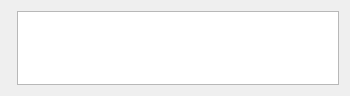
<?xml version="1.0" encoding="UTF-8"?>
<ui version="4.0">
 <class>QTankException</class>
 <widget class="QCDialog" name="QTankException">
  <property name="geometry">
   <rect>
    <x>0</x>
    <y>0</y>
    <width>350</width>
    <height>96</height>
   </rect>
  </property>
  <property name="windowTitle">
   <string>Dialog</string>
  </property>
  <layout class="QHBoxLayout" name="horizontalLayout">
   <item>
    <widget class="QCWidget" name="widgetPic" native="true"/>
   </item>
   <item>
    <widget class="QListWidget" name="lwWarn"/>
   </item>
  </layout>
 </widget>
 <customwidgets>
  <customwidget>
   <class>QCDialog</class>
   <extends>QWidget</extends>
   <header>qcdialog.h</header>
   <container>1</container>
  </customwidget>
  <customwidget>
   <class>QCWidget</class>
   <extends>QWidget</extends>
   <header>qcwidget.h</header>
   <container>1</container>
  </customwidget>
 </customwidgets>
 <resources/>
 <connections/>
</ui>
